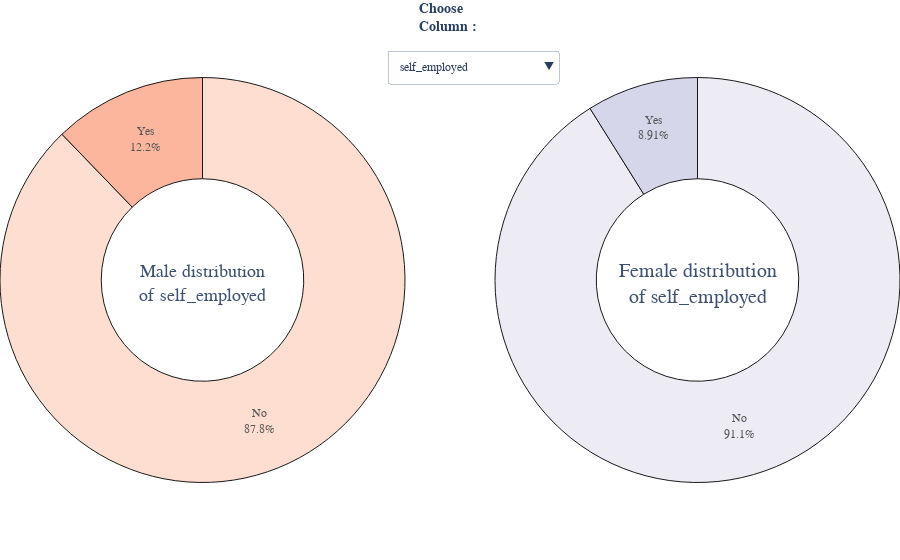

Notebook cell for this chart:
### Code cell
buttons = []
i = 0
vis = [False] * 21

for col in male.columns:
    vis[i] = True
    buttons.append({'label' : col,
             'method' : 'update',
             'args'   : [{'visible' : vis},
             {'title'  : col}] })
    i+=1
    vis = [False] * 21

fig = make_subplots(rows=1, cols=2,
                    specs=[[{'type':'domain'}, {'type':'domain'}]])

for col in male.columns:
    fig.add_trace(go.Pie(
             values = male[col].value_counts(),
             labels = male[col].value_counts().index,
             title = dict(text = 'Male distribution<br>of {}'.format(col),
                          font = dict(size=18, family = 'bold'),
                          ),
             hole = 0.5,
             hoverinfo='label+percent',),1,1)


for col in female.columns:
    fig.add_trace(go.Pie(
             values = female[col].value_counts(),
             labels = female[col].value_counts().index,
             title = dict(text = 'Female distribution<br>of {}'.format(col),
                          font = dict(size=20, family = 'bold'),
                          ),
             hole = 0.5,
             hoverinfo='label+percent',),1,2)

fig.update_traces(hoverinfo='label+percent',
                  textinfo='label+percent',
                  textfont_size=12,
                  opacity = 0.9,
                  showlegend = False,
                  marker = dict(colors = sns.color_palette('Reds').as_hex(),
                              line=dict(color='#000000', width=1)))

fig.update_traces(row=1, col=2, hoverinfo='label+percent',
                  textinfo='label+percent',
                  textfont_size=12,
                  opacity = 0.9,
                  showlegend = False,
                  marker = dict(colors = sns.color_palette('Purples').as_hex(),
                              line=dict(color='#000000', width=1)))
              

fig.update_layout(margin=dict(t=0, b=0, l=0, r=0),
                  font_family   = 'bold',
                  updatemenus = [dict(
                        type = 'dropdown',
                        x = 0.62,
                        y = 0.91,
                        showactive = True,
                        active = 0,
                        buttons = buttons)],
                 annotations=[
                             dict(text = "<b>Choose<br>Column<b> : ",
                                  font = dict(size = 14),
                             showarrow=False,
                             x = 0.5, y = 1, yref = "paper", align = "left")])

for i in range(1,42):
    fig.data[i].visible = False
fig.data[21].visible = True

fig.show()

### Figure 1 — Plotly figure (JSON) as saved in the notebook; plotly's stock layout.template omitted (floating-point values rounded to 4 significant figures)
{"data": [{"domain": {"x": [0, 0.45], "y": [0, 1]}, "hole": 0.5, "hoverinfo": "label+percent", "labels": ["No", "Yes"], "marker": {"colors": ["#fedbcc", "#fcaf93", "#fc8161", "#f44f39", "#d52221", "#aa1016"], "line": {"color": "#000000", "width": 1}}, "opacity": 0.9, "showlegend": false, "textfont": {"size": 12}, "textinfo": "label+percent", "title": {"font": {"family": "bold", "size": 18}, "text": "Male distribution<br>of self_employed"}, "type": "pie", "values": [870, 121]}, {"domain": {"x": [0, 0.45], "y": [0, 1]}, "hole": 0.5, "hoverinfo": "label+percent", "labels": ["No", "Yes"], "marker": {"colors": ["#fedbcc", "#fcaf93", "#fc8161", "#f44f39", "#d52221", "#aa1016"], "line": {"color": "#000000", "width": 1}}, "opacity": 0.9, "showlegend": false, "textfont": {"size": 12}, "textinfo": "label+percent", "title": {"font": {"family": "bold", "size": 18}, "text": "Male distribution<br>of family_history"}, "type": "pie", "values": [643, 348], "visible": false}, {"domain": {"x": [0, 0.45], "y": [0, 1]}, "hole": 0.5, "hoverinfo": "label+percent", "labels": ["No", "Yes"], "marker": {"colors": ["#fedbcc", "#fcaf93", "#fc8161", "#f44f39", "#d52221", "#aa1016"], "line": {"color": "#000000", "width": 1}}, "opacity": 0.9, "showlegend": false, "textfont": {"size": 12}, "textinfo": "label+percent", "title": {"font": {"family": "bold", "size": 18}, "text": "Male distribution<br>of treatment"}, "type": "pie", "values": [541, 450], "visible": false}, {"domain": {"x": [0, 0.45], "y": [0, 1]}, "hole": 0.5, "hoverinfo": "label+percent", "labels": ["Sometimes", "Never", "Rarely", "Often"], "marker": {"colors": ["#fedbcc", "#fcaf93", "#fc8161", "#f44f39", "#d52221", "#aa1016"], "line": {"color": "#000000", "width": 1}}, "opacity": 0.9, "showlegend": false, "textfont": {"size": 12}, "textinfo": "label+percent", "title": {"font": {"family": "bold", "size": 18}, "text": "Male distribution<br>of work_interfere"}, "type": "pie", "values": [457, 232, 164, 138], "visible": false}, {"domain": {"x": [0, 0.45], "y": [0, 1]}, "hole": 0.5, "hoverinfo": "label+percent", "labels": ["6-25", "26-100", "More than 1000", "1-5", "100-500", "500-1000"], "marker": {"colors": ["#fedbcc", "#fcaf93", "#fc8161", "#f44f39", "#d52221", "#aa1016"], "line": {"color": "#000000", "width": 1}}, "opacity": 0.9, "showlegend": false, "textfont": {"size": 12}, "textinfo": "label+percent", "title": {"font": {"family": "bold", "size": 18}, "text": "Male distribution<br>of no_employees"}, "type": "pie", "values": [249, 230, 217, 129, 128, 38], "visible": false}, {"domain": {"x": [0, 0.45], "y": [0, 1]}, "hole": 0.5, "hoverinfo": "label+percent", "labels": ["No", "Yes"], "marker": {"colors": ["#fedbcc", "#fcaf93", "#fc8161", "#f44f39", "#d52221", "#aa1016"], "line": {"color": "#000000", "width": 1}}, "opacity": 0.9, "showlegend": false, "textfont": {"size": 12}, "textinfo": "label+percent", "title": {"font": {"family": "bold", "size": 18}, "text": "Male distribution<br>of remote_work"}, "type": "pie", "values": [693, 298], "visible": false}, {"domain": {"x": [0, 0.45], "y": [0, 1]}, "hole": 0.5, "hoverinfo": "label+percent", "labels": ["Yes", "No"], "marker": {"colors": ["#fedbcc", "#fcaf93", "#fc8161", "#f44f39", "#d52221", "#aa1016"], "line": {"color": "#000000", "width": 1}}, "opacity": 0.9, "showlegend": false, "textfont": {"size": 12}, "textinfo": "label+percent", "title": {"font": {"family": "bold", "size": 18}, "text": "Male distribution<br>of tech_company"}, "type": "pie", "values": [827, 164], "visible": false}, {"domain": {"x": [0, 0.45], "y": [0, 1]}, "hole": 0.5, "hoverinfo": "label+percent", "labels": ["Yes", "Don't know", "No"], "marker": {"colors": ["#fedbcc", "#fcaf93", "#fc8161", "#f44f39", "#d52221", "#aa1016"], "line": {"color": "#000000", "width": 1}}, "opacity": 0.9, "showlegend": false, "textfont": {"size": 12}, "textinfo": "label+percent", "title": {"font": {"family": "bold", "size": 18}, "text": "Male distribution<br>of benefits"}, "type": "pie", "values": [339, 332, 320], "visible": false}, {"domain": {"x": [0, 0.45], "y": [0, 1]}, "hole": 0.5, "hoverinfo": "label+percent", "labels": ["No", "Yes", "Not sure"], "marker": {"colors": ["#fedbcc", "#fcaf93", "#fc8161", "#f44f39", "#d52221", "#aa1016"], "line": {"color": "#000000", "width": 1}}, "opacity": 0.9, "showlegend": false, "textfont": {"size": 12}, "textinfo": "label+percent", "title": {"font": {"family": "bold", "size": 18}, "text": "Male distribution<br>of care_options"}, "type": "pie", "values": [426, 322, 243], "visible": false}, {"domain": {"x": [0, 0.45], "y": [0, 1]}, "hole": 0.5, "hoverinfo": "label+percent", "labels": ["No", "Yes", "Don't know"], "marker": {"colors": ["#fedbcc", "#fcaf93", "#fc8161", "#f44f39", "#d52221", "#aa1016"], "line": {"color": "#000000", "width": 1}}, "opacity": 0.9, "showlegend": false, "textfont": {"size": 12}, "textinfo": "label+percent", "title": {"font": {"family": "bold", "size": 18}, "text": "Male distribution<br>of wellness_program"}, "type": "pie", "values": [678, 168, 145], "visible": false}, {"domain": {"x": [0, 0.45], "y": [0, 1]}, "hole": 0.5, "hoverinfo": "label+percent", "labels": ["No", "Don't know", "Yes"], "marker": {"colors": ["#fedbcc", "#fcaf93", "#fc8161", "#f44f39", "#d52221", "#aa1016"], "line": {"color": "#000000", "width": 1}}, "opacity": 0.9, "showlegend": false, "textfont": {"size": 12}, "textinfo": "label+percent", "title": {"font": {"family": "bold", "size": 18}, "text": "Male distribution<br>of seek_help"}, "type": "pie", "values": [518, 285, 188], "visible": false}, {"domain": {"x": [0, 0.45], "y": [0, 1]}, "hole": 0.5, "hoverinfo": "label+percent", "labels": ["Don't know", "Yes", "No"], "marker": {"colors": ["#fedbcc", "#fcaf93", "#fc8161", "#f44f39", "#d52221", "#aa1016"], "line": {"color": "#000000", "width": 1}}, "opacity": 0.9, "showlegend": false, "textfont": {"size": 12}, "textinfo": "label+percent", "title": {"font": {"family": "bold", "size": 18}, "text": "Male distribution<br>of anonymity"}, "type": "pie", "values": [655, 288, 48], "visible": false}, {"domain": {"x": [0, 0.45], "y": [0, 1]}, "hole": 0.5, "hoverinfo": "label+percent", "labels": ["Don't know", "Somewhat easy", "Very easy", "Somewhat difficult", "Very difficult"], "marker": {"colors": ["#fedbcc", "#fcaf93", "#fc8161", "#f44f39", "#d52221", "#aa1016"], "line": {"color": "#000000", "width": 1}}, "opacity": 0.9, "showlegend": false, "textfont": {"size": 12}, "textinfo": "label+percent", "title": {"font": {"family": "bold", "size": 18}, "text": "Male distribution<br>of leave"}, "type": "pie", "values": [442, 207, 173, 93, 76], "visible": false}, {"domain": {"x": [0, 0.45], "y": [0, 1]}, "hole": 0.5, "hoverinfo": "label+percent", "labels": ["No", "Maybe", "Yes"], "marker": {"colors": ["#fedbcc", "#fcaf93", "#fc8161", "#f44f39", "#d52221", "#aa1016"], "line": {"color": "#000000", "width": 1}}, "opacity": 0.9, "showlegend": false, "textfont": {"size": 12}, "textinfo": "label+percent", "title": {"font": {"family": "bold", "size": 18}, "text": "Male distribution<br>of mental_health_consequence"}, "type": "pie", "values": [413, 364, 214], "visible": false}, {"domain": {"x": [0, 0.45], "y": [0, 1]}, "hole": 0.5, "hoverinfo": "label+percent", "labels": ["No", "Maybe", "Yes"], "marker": {"colors": ["#fedbcc", "#fcaf93", "#fc8161", "#f44f39", "#d52221", "#aa1016"], "line": {"color": "#000000", "width": 1}}, "opacity": 0.9, "showlegend": false, "textfont": {"size": 12}, "textinfo": "label+percent", "title": {"font": {"family": "bold", "size": 18}, "text": "Male distribution<br>of phys_health_consequence"}, "type": "pie", "values": [751, 199, 41], "visible": false}, {"domain": {"x": [0, 0.45], "y": [0, 1]}, "hole": 0.5, "hoverinfo": "label+percent", "labels": ["Some of them", "No", "Yes"], "marker": {"colors": ["#fedbcc", "#fcaf93", "#fc8161", "#f44f39", "#d52221", "#aa1016"], "line": {"color": "#000000", "width": 1}}, "opacity": 0.9, "showlegend": false, "textfont": {"size": 12}, "textinfo": "label+percent", "title": {"font": {"family": "bold", "size": 18}, "text": "Male distribution<br>of coworkers"}, "type": "pie", "values": [609, 197, 185], "visible": false}, {"domain": {"x": [0, 0.45], "y": [0, 1]}, "hole": 0.5, "hoverinfo": "label+percent", "labels": ["Yes", "No", "Some of them"], "marker": {"colors": ["#fedbcc", "#fcaf93", "#fc8161", "#f44f39", "#d52221", "#aa1016"], "line": {"color": "#000000", "width": 1}}, "opacity": 0.9, "showlegend": false, "textfont": {"size": 12}, "textinfo": "label+percent", "title": {"font": {"family": "bold", "size": 18}, "text": "Male distribution<br>of supervisor"}, "type": "pie", "values": [434, 301, 256], "visible": false}, {"domain": {"x": [0, 0.45], "y": [0, 1]}, "hole": 0.5, "hoverinfo": "label+percent", "labels": ["No", "Maybe", "Yes"], "marker": {"colors": ["#fedbcc", "#fcaf93", "#fc8161", "#f44f39", "#d52221", "#aa1016"], "line": {"color": "#000000", "width": 1}}, "opacity": 0.9, "showlegend": false, "textfont": {"size": 12}, "textinfo": "label+percent", "title": {"font": {"family": "bold", "size": 18}, "text": "Male distribution<br>of mental_health_interview"}, "type": "pie", "values": [771, 184, 36], "visible": false}, {"domain": {"x": [0, 0.45], "y": [0, 1]}, "hole": 0.5, "hoverinfo": "label+percent", "labels": ["Maybe", "No", "Yes"], "marker": {"colors": ["#fedbcc", "#fcaf93", "#fc8161", "#f44f39", "#d52221", "#aa1016"], "line": {"color": "#000000", "width": 1}}, "opacity": 0.9, "showlegend": false, "textfont": {"size": 12}, "textinfo": "label+percent", "title": {"font": {"family": "bold", "size": 18}, "text": "Male distribution<br>of phys_health_interview"}, "type": "pie", "values": [459, 361, 171], "visible": false}, {"domain": {"x": [0, 0.45], "y": [0, 1]}, "hole": 0.5, "hoverinfo": "label+percent", "labels": ["Don't know", "No", "Yes"], "marker": {"colors": ["#fedbcc", "#fcaf93", "#fc8161", "#f44f39", "#d52221", "#aa1016"], "line": {"color": "#000000", "width": 1}}, "opacity": 0.9, "showlegend": false, "textfont": {"size": 12}, "textinfo": "label+percent", "title": {"font": {"family": "bold", "size": 18}, "text": "Male distribution<br>of mental_vs_physical"}, "type": "pie", "values": [464, 265, 262], "visible": false}, {"domain": {"x": [0, 0.45], "y": [0, 1]}, "hole": 0.5, "hoverinfo": "label+percent", "labels": ["No", "Yes"], "marker": {"colors": ["#fedbcc", "#fcaf93", "#fc8161", "#f44f39", "#d52221", "#aa1016"], "line": {"color": "#000000", "width": 1}}, "opacity": 0.9, "showlegend": false, "textfont": {"size": 12}, "textinfo": "label+percent", "title": {"font": {"family": "bold", "size": 18}, "text": "Male distribution<br>of obs_consequence"}, "type": "pie", "values": [862, 129], "visible": false}, {"domain": {"x": [0.55, 1], "y": [0, 1]}, "hole": 0.5, "hoverinfo": "label+percent", "labels": ["No", "Yes"], "marker": {"colors": ["#ecebf4", "#d1d2e7", "#afaed4", "#8d89c0", "#705eaa", "#572c92"], "line": {"color": "#000000", "width": 1}}, "opacity": 0.9, "showlegend": false, "textfont": {"size": 12}, "textinfo": "label+percent", "title": {"font": {"family": "bold", "size": 20}, "text": "Female distribution<br>of self_employed"}, "type": "pie", "values": [225, 22], "visible": true}, {"domain": {"x": [0.55, 1], "y": [0, 1]}, "hole": 0.5, "hoverinfo": "label+percent", "labels": ["Yes", "No"], "marker": {"colors": ["#ecebf4", "#d1d2e7", "#afaed4", "#8d89c0", "#705eaa", "#572c92"], "line": {"color": "#000000", "width": 1}}, "opacity": 0.9, "showlegend": false, "textfont": {"size": 12}, "textinfo": "label+percent", "title": {"font": {"family": "bold", "size": 20}, "text": "Female distribution<br>of family_history"}, "type": "pie", "values": [132, 115], "visible": false}, {"domain": {"x": [0.55, 1], "y": [0, 1]}, "hole": 0.5, "hoverinfo": "label+percent", "labels": ["Yes", "No"], "marker": {"colors": ["#ecebf4", "#d1d2e7", "#afaed4", "#8d89c0", "#705eaa", "#572c92"], "line": {"color": "#000000", "width": 1}}, "opacity": 0.9, "showlegend": false, "textfont": {"size": 12}, "textinfo": "label+percent", "title": {"font": {"family": "bold", "size": 20}, "text": "Female distribution<br>of treatment"}, "type": "pie", "values": [170, 77], "visible": false}, {"domain": {"x": [0.55, 1], "y": [0, 1]}, "hole": 0.5, "hoverinfo": "label+percent", "labels": ["Sometimes", "Rarely", "Often", "Never"], "marker": {"colors": ["#ecebf4", "#d1d2e7", "#afaed4", "#8d89c0", "#705eaa", "#572c92"], "line": {"color": "#000000", "width": 1}}, "opacity": 0.9, "showlegend": false, "textfont": {"size": 12}, "textinfo": "label+percent", "title": {"font": {"family": "bold", "size": 20}, "text": "Female distribution<br>of work_interfere"}, "type": "pie", "values": [133, 47, 36, 31], "visible": false}, {"domain": {"x": [0.55, 1], "y": [0, 1]}, "hole": 0.5, "hoverinfo": "label+percent", "labels": ["More than 1000", "26-100", "100-500", "6-25", "1-5", "500-1000"], "marker": {"colors": ["#ecebf4", "#d1d2e7", "#afaed4", "#8d89c0", "#705eaa", "#572c92"], "line": {"color": "#000000", "width": 1}}, "opacity": 0.9, "showlegend": false, "textfont": {"size": 12}, "textinfo": "label+percent", "title": {"font": {"family": "bold", "size": 20}, "text": "Female distribution<br>of no_employees"}, "type": "pie", "values": [59, 53, 45, 39, 29, 22], "visible": false}, {"domain": {"x": [0.55, 1], "y": [0, 1]}, "hole": 0.5, "hoverinfo": "label+percent", "labels": ["No", "Yes"], "marker": {"colors": ["#ecebf4", "#d1d2e7", "#afaed4", "#8d89c0", "#705eaa", "#572c92"], "line": {"color": "#000000", "width": 1}}, "opacity": 0.9, "showlegend": false, "textfont": {"size": 12}, "textinfo": "label+percent", "title": {"font": {"family": "bold", "size": 20}, "text": "Female distribution<br>of remote_work"}, "type": "pie", "values": [175, 72], "visible": false}, {"domain": {"x": [0.55, 1], "y": [0, 1]}, "hole": 0.5, "hoverinfo": "label+percent", "labels": ["Yes", "No"], "marker": {"colors": ["#ecebf4", "#d1d2e7", "#afaed4", "#8d89c0", "#705eaa", "#572c92"], "line": {"color": "#000000", "width": 1}}, "opacity": 0.9, "showlegend": false, "textfont": {"size": 12}, "textinfo": "label+percent", "title": {"font": {"family": "bold", "size": 20}, "text": "Female distribution<br>of tech_company"}, "type": "pie", "values": [188, 59], "visible": false}, {"domain": {"x": [0.55, 1], "y": [0, 1]}, "hole": 0.5, "hoverinfo": "label+percent", "labels": ["Yes", "Don't know", "No"], "marker": {"colors": ["#ecebf4", "#d1d2e7", "#afaed4", "#8d89c0", "#705eaa", "#572c92"], "line": {"color": "#000000", "width": 1}}, "opacity": 0.9, "showlegend": false, "textfont": {"size": 12}, "textinfo": "label+percent", "title": {"font": {"family": "bold", "size": 20}, "text": "Female distribution<br>of benefits"}, "type": "pie", "values": [128, 71, 48], "visible": false}, {"domain": {"x": [0.55, 1], "y": [0, 1]}, "hole": 0.5, "hoverinfo": "label+percent", "labels": ["Yes", "No", "Not sure"], "marker": {"colors": ["#ecebf4", "#d1d2e7", "#afaed4", "#8d89c0", "#705eaa", "#572c92"], "line": {"color": "#000000", "width": 1}}, "opacity": 0.9, "showlegend": false, "textfont": {"size": 12}, "textinfo": "label+percent", "title": {"font": {"family": "bold", "size": 20}, "text": "Female distribution<br>of care_options"}, "type": "pie", "values": [109, 72, 66], "visible": false}, {"domain": {"x": [0.55, 1], "y": [0, 1]}, "hole": 0.5, "hoverinfo": "label+percent", "labels": ["No", "Yes", "Don't know"], "marker": {"colors": ["#ecebf4", "#d1d2e7", "#afaed4", "#8d89c0", "#705eaa", "#572c92"], "line": {"color": "#000000", "width": 1}}, "opacity": 0.9, "showlegend": false, "textfont": {"size": 12}, "textinfo": "label+percent", "title": {"font": {"family": "bold", "size": 20}, "text": "Female distribution<br>of wellness_program"}, "type": "pie", "values": [151, 54, 42], "visible": false}, {"domain": {"x": [0.55, 1], "y": [0, 1]}, "hole": 0.5, "hoverinfo": "label+percent", "labels": ["No", "Don't know", "Yes"], "marker": {"colors": ["#ecebf4", "#d1d2e7", "#afaed4", "#8d89c0", "#705eaa", "#572c92"], "line": {"color": "#000000", "width": 1}}, "opacity": 0.9, "showlegend": false, "textfont": {"size": 12}, "textinfo": "label+percent", "title": {"font": {"family": "bold", "size": 20}, "text": "Female distribution<br>of seek_help"}, "type": "pie", "values": [115, 75, 57], "visible": false}, {"domain": {"x": [0.55, 1], "y": [0, 1]}, "hole": 0.5, "hoverinfo": "label+percent", "labels": ["Don't know", "Yes", "No"], "marker": {"colors": ["#ecebf4", "#d1d2e7", "#afaed4", "#8d89c0", "#705eaa", "#572c92"], "line": {"color": "#000000", "width": 1}}, "opacity": 0.9, "showlegend": false, "textfont": {"size": 12}, "textinfo": "label+percent", "title": {"font": {"family": "bold", "size": 20}, "text": "Female distribution<br>of anonymity"}, "type": "pie", "values": [153, 78, 16], "visible": false}, {"domain": {"x": [0.55, 1], "y": [0, 1]}, "hole": 0.5, "hoverinfo": "label+percent", "labels": ["Don't know", "Somewhat easy", "Very easy", "Somewhat difficult", "Very difficult"], "marker": {"colors": ["#ecebf4", "#d1d2e7", "#afaed4", "#8d89c0", "#705eaa", "#572c92"], "line": {"color": "#000000", "width": 1}}, "opacity": 0.9, "showlegend": false, "textfont": {"size": 12}, "textinfo": "label+percent", "title": {"font": {"family": "bold", "size": 20}, "text": "Female distribution<br>of leave"}, "type": "pie", "values": [115, 56, 30, 27, 19], "visible": false}, {"domain": {"x": [0.55, 1], "y": [0, 1]}, "hole": 0.5, "hoverinfo": "label+percent", "labels": ["Maybe", "No", "Yes"], "marker": {"colors": ["#ecebf4", "#d1d2e7", "#afaed4", "#8d89c0", "#705eaa", "#572c92"], "line": {"color": "#000000", "width": 1}}, "opacity": 0.9, "showlegend": false, "textfont": {"size": 12}, "textinfo": "label+percent", "title": {"font": {"family": "bold", "size": 20}, "text": "Female distribution<br>of mental_health_consequence"}, "type": "pie", "values": [108, 73, 66], "visible": false}, {"domain": {"x": [0.55, 1], "y": [0, 1]}, "hole": 0.5, "hoverinfo": "label+percent", "labels": ["No", "Maybe", "Yes"], "marker": {"colors": ["#ecebf4", "#d1d2e7", "#afaed4", "#8d89c0", "#705eaa", "#572c92"], "line": {"color": "#000000", "width": 1}}, "opacity": 0.9, "showlegend": false, "textfont": {"size": 12}, "textinfo": "label+percent", "title": {"font": {"family": "bold", "size": 20}, "text": "Female distribution<br>of phys_health_consequence"}, "type": "pie", "values": [164, 67, 16], "visible": false}, {"domain": {"x": [0.55, 1], "y": [0, 1]}, "hole": 0.5, "hoverinfo": "label+percent", "labels": ["Some of them", "No", "Yes"], "marker": {"colors": ["#ecebf4", "#d1d2e7", "#afaed4", "#8d89c0", "#705eaa", "#572c92"], "line": {"color": "#000000", "width": 1}}, "opacity": 0.9, "showlegend": false, "textfont": {"size": 12}, "textinfo": "label+percent", "title": {"font": {"family": "bold", "size": 20}, "text": "Female distribution<br>of coworkers"}, "type": "pie", "values": [155, 58, 34], "visible": false}, {"domain": {"x": [0.55, 1], "y": [0, 1]}, "hole": 0.5, "hoverinfo": "label+percent", "labels": ["No", "Some of them", "Yes"], "marker": {"colors": ["#ecebf4", "#d1d2e7", "#afaed4", "#8d89c0", "#705eaa", "#572c92"], "line": {"color": "#000000", "width": 1}}, "opacity": 0.9, "showlegend": false, "textfont": {"size": 12}, "textinfo": "label+percent", "title": {"font": {"family": "bold", "size": 20}, "text": "Female distribution<br>of supervisor"}, "type": "pie", "values": [86, 85, 76], "visible": false}, {"domain": {"x": [0.55, 1], "y": [0, 1]}, "hole": 0.5, "hoverinfo": "label+percent", "labels": ["No", "Maybe", "Yes"], "marker": {"colors": ["#ecebf4", "#d1d2e7", "#afaed4", "#8d89c0", "#705eaa", "#572c92"], "line": {"color": "#000000", "width": 1}}, "opacity": 0.9, "showlegend": false, "textfont": {"size": 12}, "textinfo": "label+percent", "title": {"font": {"family": "bold", "size": 20}, "text": "Female distribution<br>of mental_health_interview"}, "type": "pie", "values": [224, 21, 2], "visible": false}, {"domain": {"x": [0.55, 1], "y": [0, 1]}, "hole": 0.5, "hoverinfo": "label+percent", "labels": ["No", "Maybe", "Yes"], "marker": {"colors": ["#ecebf4", "#d1d2e7", "#afaed4", "#8d89c0", "#705eaa", "#572c92"], "line": {"color": "#000000", "width": 1}}, "opacity": 0.9, "showlegend": false, "textfont": {"size": 12}, "textinfo": "label+percent", "title": {"font": {"family": "bold", "size": 20}, "text": "Female distribution<br>of phys_health_interview"}, "type": "pie", "values": [131, 90, 26], "visible": false}, {"domain": {"x": [0.55, 1], "y": [0, 1]}, "hole": 0.5, "hoverinfo": "label+percent", "labels": ["Don't know", "Yes", "No"], "marker": {"colors": ["#ecebf4", "#d1d2e7", "#afaed4", "#8d89c0", "#705eaa", "#572c92"], "line": {"color": "#000000", "width": 1}}, "opacity": 0.9, "showlegend": false, "textfont": {"size": 12}, "textinfo": "label+percent", "title": {"font": {"family": "bold", "size": 20}, "text": "Female distribution<br>of mental_vs_physical"}, "type": "pie", "values": [109, 73, 65], "visible": false}, {"domain": {"x": [0.55, 1], "y": [0, 1]}, "hole": 0.5, "hoverinfo": "label+percent", "labels": ["No", "Yes"], "marker": {"colors": ["#ecebf4", "#d1d2e7", "#afaed4", "#8d89c0", "#705eaa", "#572c92"], "line": {"color": "#000000", "width": 1}}, "opacity": 0.9, "showlegend": false, "textfont": {"size": 12}, "textinfo": "label+percent", "title": {"font": {"family": "bold", "size": 20}, "text": "Female distribution<br>of obs_consequence"}, "type": "pie", "values": [200, 47], "visible": false}], "layout": {"annotations": [{"align": "left", "font": {"size": 14}, "showarrow": false, "text": "<b>Choose<br>Column<b> : ", "x": 0.5, "y": 1, "yref": "paper"}], "font": {"family": "bold"}, "margin": {"b": 0, "l": 0, "r": 0, "t": 0}, "updatemenus": [{"active": 0, "buttons": [{"args": [{"visible": [true, false, false, false, false, false, false, false, false, false, false, false, false, false, false, false, false, false, false, false, false]}, {"title": "self_employed"}], "label": "self_employed", "method": "update"}, {"args": [{"visible": [false, true, false, false, false, false, false, false, false, false, false, false, false, false, false, false, false, false, false, false, false]}, {"title": "family_history"}], "label": "family_history", "method": "update"}, {"args": [{"visible": [false, false, true, false, false, false, false, false, false, false, false, false, false, false, false, false, false, false, false, false, false]}, {"title": "treatment"}], "label": "treatment", "method": "update"}, {"args": [{"visible": [false, false, false, true, false, false, false, false, false, false, false, false, false, false, false, false, false, false, false, false, false]}, {"title": "work_interfere"}], "label": "work_interfere", "method": "update"}, {"args": [{"visible": [false, false, false, false, true, false, false, false, false, false, false, false, false, false, false, false, false, false, false, false, false]}, {"title": "no_employees"}], "label": "no_employees", "method": "update"}, {"args": [{"visible": [false, false, false, false, false, true, false, false, false, false, false, false, false, false, false, false, false, false, false, false, false]}, {"title": "remote_work"}], "label": "remote_work", "method": "update"}, {"args": [{"visible": [false, false, false, false, false, false, true, false, false, false, false, false, false, false, false, false, false, false, false, false, false]}, {"title": "tech_company"}], "label": "tech_company", "method": "update"}, {"args": [{"visible": [false, false, false, false, false, false, false, true, false, false, false, false, false, false, false, false, false, false, false, false, false]}, {"title": "benefits"}], "label": "benefits", "method": "update"}, {"args": [{"visible": [false, false, false, false, false, false, false, false, true, false, false, false, false, false, false, false, false, false, false, false, false]}, {"title": "care_options"}], "label": "care_options", "method": "update"}, {"args": [{"visible": [false, false, false, false, false, false, false, false, false, true, false, false, false, false, false, false, false, false, false, false, false]}, {"title": "wellness_program"}], "label": "wellness_program", "method": "update"}, {"args": [{"visible": [false, false, false, false, false, false, false, false, false, false, true, false, false, false, false, false, false, false, false, false, false]}, {"title": "seek_help"}], "label": "seek_help", "method": "update"}, {"args": [{"visible": [false, false, false, false, false, false, false, false, false, false, false, true, false, false, false, false, false, false, false, false, false]}, {"title": "anonymity"}], "label": "anonymity", "method": "update"}, {"args": [{"visible": [false, false, false, false, false, false, false, false, false, false, false, false, true, false, false, false, false, false, false, false, false]}, {"title": "leave"}], "label": "leave", "method": "update"}, {"args": [{"visible": [false, false, false, false, false, false, false, false, false, false, false, false, false, true, false, false, false, false, false, false, false]}, {"title": "mental_health_consequence"}], "label": "mental_health_consequence", "method": "update"}, {"args": [{"visible": [false, false, false, false, false, false, false, false, false, false, false, false, false, false, true, false, false, false, false, false, false]}, {"title": "phys_health_consequence"}], "label": "phys_health_consequence", "method": "update"}, {"args": [{"visible": [false, false, false, false, false, false, false, false, false, false, false, false, false, false, false, true, false, false, false, false, false]}, {"title": "coworkers"}], "label": "coworkers", "method": "update"}, {"args": [{"visible": [false, false, false, false, false, false, false, false, false, false, false, false, false, false, false, false, true, false, false, false, false]}, {"title": "supervisor"}], "label": "supervisor", "method": "update"}, {"args": [{"visible": [false, false, false, false, false, false, false, false, false, false, false, false, false, false, false, false, false, true, false, false, false]}, {"title": "mental_health_interview"}], "label": "mental_health_interview", "method": "update"}, {"args": [{"visible": [false, false, false, false, false, false, false, false, false, false, false, false, false, false, false, false, false, false, true, false, false]}, {"title": "phys_health_interview"}], "label": "phys_health_interview", "method": "update"}, {"args": [{"visible": [false, false, false, false, false, false, false, false, false, false, false, false, false, false, false, false, false, false, false, true, false]}, {"title": "mental_vs_physical"}], "label": "mental_vs_physical", "method": "update"}, {"args": [{"visible": [false, false, false, false, false, false, false, false, false, false, false, false, false, false, false, false, false, false, false, false, true]}, {"title": "obs_consequence"}], "label": "obs_consequence", "method": "update"}], "showactive": true, "type": "dropdown", "x": 0.62, "y": 0.91}]}}
